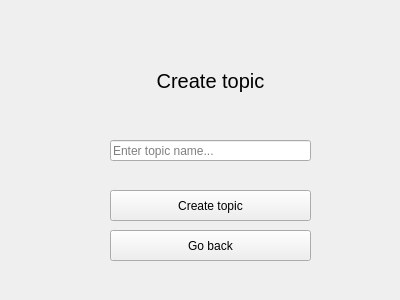
<?xml version="1.0" encoding="UTF-8"?>
<ui version="4.0">
    <class>TopicCreation</class>
    <widget class="QWidget" name="TopicCreation">
        <property name="geometry">
            <rect>
                <x>0</x>
                <y>0</y>
                <width>400</width>
                <height>300</height>
            </rect>
        </property>
        <property name="windowTitle">
            <string>TopicCreation</string>
        </property>
        <widget class="QPushButton" name="createButton">
            <property name="geometry">
                <rect>
                    <x>110</x>
                    <y>190</y>
                    <width>201</width>
                    <height>31</height>
                </rect>
            </property>
            <property name="text">
                <string>Create topic</string>
            </property>
        </widget>
        <widget class="QLineEdit" name="nameLineEdit">
            <property name="geometry">
                <rect>
                    <x>110</x>
                    <y>140</y>
                    <width>201</width>
                    <height>21</height>
                </rect>
            </property>
            <property name="text">
                <string/>
            </property>
            <property name="placeholderText">
                <string>Enter topic name...</string>
            </property>
        </widget>
        <widget class="QLabel" name="label">
            <property name="geometry">
                <rect>
                    <x>110</x>
                    <y>60</y>
                    <width>201</width>
                    <height>41</height>
                </rect>
            </property>
            <property name="sizePolicy">
                <sizepolicy hsizetype="Preferred" vsizetype="Preferred">
                    <horstretch>0</horstretch>
                    <verstretch>0</verstretch>
                </sizepolicy>
            </property>
            <property name="font">
                <font>
                    <pointsize>15</pointsize>
                </font>
            </property>
            <property name="layoutDirection">
                <enum>Qt::LeftToRight</enum>
            </property>
            <property name="text">
                <string>Create topic</string>
            </property>
            <property name="alignment">
                <set>Qt::AlignCenter</set>
            </property>
        </widget>
        <widget class="QPushButton" name="goBackButton">
            <property name="geometry">
                <rect>
                    <x>110</x>
                    <y>230</y>
                    <width>201</width>
                    <height>31</height>
                </rect>
            </property>
            <property name="text">
                <string>Go back</string>
            </property>
        </widget>
    </widget>
    <resources/>
    <connections/>
</ui>
